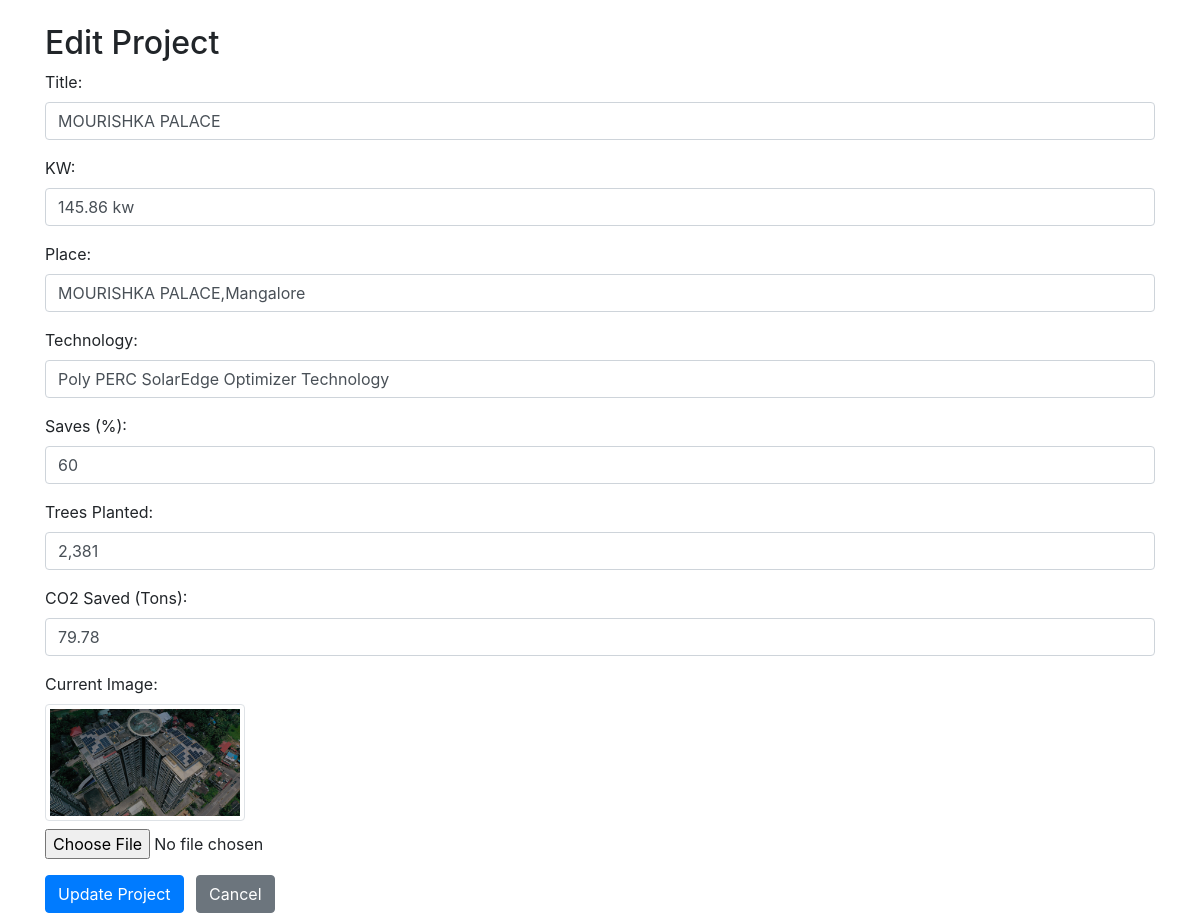
The app's page /edit_large_project/1/ (signed in), older data.
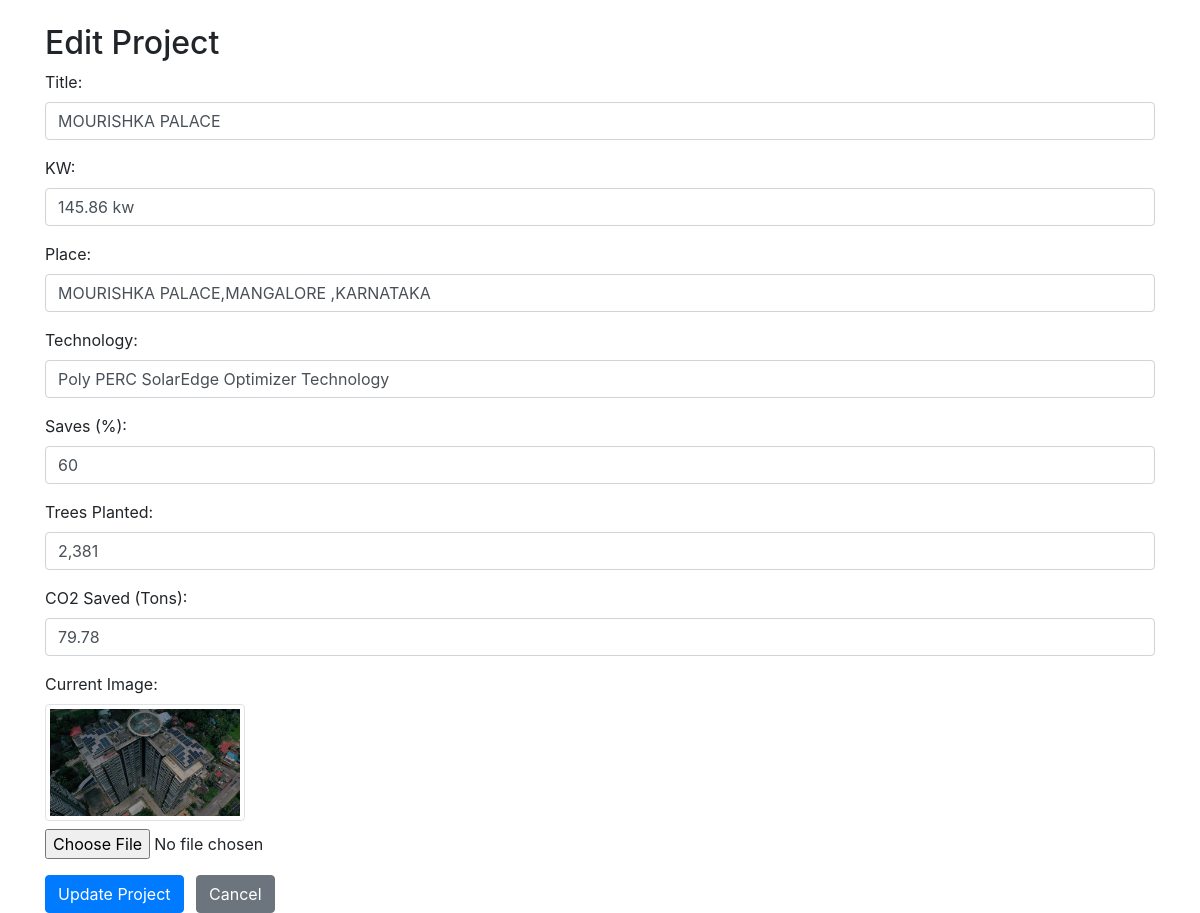
The same page, newer data.
### sunray/models.py (models this page shows, shortened)
class LargeProject(models.Model):
    title = models.CharField(max_length=100)
    kw=models.CharField(max_length=100,default='')
    place=models.CharField(max_length=100,default='')
    image = models.ImageField(upload_to='large_projects')  # Upload image to 'media/large_projects'
    date_created = models.DateField(auto_now_add=True)
    technology=models.CharField(max_length=100,default='')
    saves=models.CharField(max_length=50,default='')
    trees=models.CharField(max_length=50,default='')
    tons=models.CharField(max_length=50,default='')

### sunray/views.py (the view, shortened to what this page needs)
# urls.py: path('edit_large_project/<int:pk>/', views.edit_large_project, name='edit_large_project'),
@login_required
def edit_large_project(request, pk):
    large_project = get_object_or_404(LargeProject, pk=pk)
    return render(request, 'edit_large_project.html', {'large_project': large_project})

### templates/edit_large_project.html (shortened to what this page needs)
<!DOCTYPE html>
<html lang="en">
<head>
    <link href="https://stackpath.bootstrapcdn.com/bootstrap/4.5.2/css/bootstrap.min.css" rel="stylesheet">
</head>
<body>
    <div class="container mt-4">
        <h2>Edit Project</h2>
        <form method="post" enctype="multipart/form-data">
            <div class="form-group">
                <label for="title">Title:</label>
                <input type="text" class="form-control" id="title" name="title" value="{{ large_project.title }}">
            </div>
            <div class="form-group">
                <label for="kw">KW:</label>
                <input type="text" class="form-control" id="kw" name="kw" value="{{ large_project.kw }}">
            </div>
            <div class="form-group">
                <label for="place">Place:</label>
                <input type="text" class="form-control" id="place" name="place" value="{{ large_project.place }}">
            </div>
            <div class="form-group">
                <label for="technology">Technology:</label>
                <input type="text" class="form-control" id="technology" name="technology" value="{{ large_project.technology }}">
            </div>
            <div class="form-group">
                <label for="saves">Saves (%):</label>
                <input type="text" class="form-control" id="saves" name="saves" value="{{ large_project.saves }}">
            </div>
            <div class="form-group">
                <label for="trees">Trees Planted:</label>
                <input type="text" class="form-control" id="trees" name="trees" value="{{ large_project.trees }}">
            </div>
            <div class="form-group">
                <label for="tons">CO2 Saved (Tons):</label>
                <input type="text" class="form-control" id="tons" name="tons" value="{{ large_project.tons }}">
            </div>
            <div class="form-group">
                <label for="image">Current Image:</label><br>
                <img src="{{ large_project.image.url }}" class="img-thumbnail" style="max-width: 200px;">
                <input type="file" class="form-control-file mt-2" id="image" name="image">
            </div>
            <button type="submit" class="btn btn-primary">Update Project</button>
            <a href="{% url 'dashboard' %}" class="btn btn-secondary ml-2">Cancel</a>
        </form>
    </div>
</body>
</html>

Row changes from the older to the newer data that the page shows:
changed LargeProject "MOURISHKA PALACE": place "MOURISHKA PALACE,Mangalore" → "MOURISHKA PALACE,MANGALORE ,KARNATAKA"
